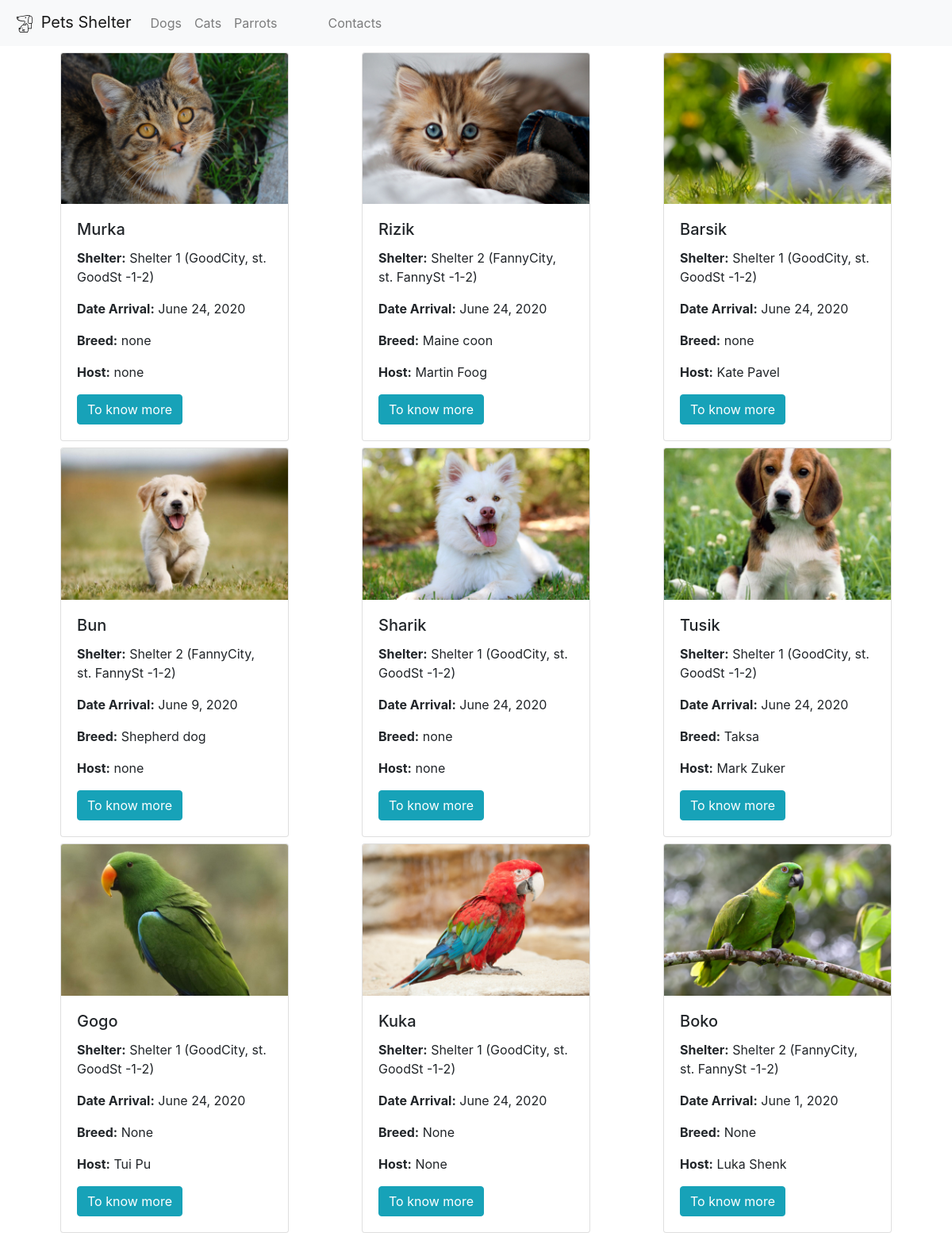
The page / on the database its author committed.
### catalog/models.py (models this page shows, shortened)
class Pets(models.Model):
    TYPES = [
        (1, 'dogs'),
        (2, 'cats'),
        (3, 'parrots'),
    ]
    name = models.TextField()
    type = models.PositiveSmallIntegerField(default=1, choices=TYPES)
    breed = models.TextField(default='')
    datearrival = models.DateField()
    host = models.TextField(default='')
    image = models.ImageField(upload_to='pet_avatars/%Y/%m/%d', blank=True)
    shelter = models.ForeignKey(Shelter, on_delete=models.CASCADE)

class Shelter(models.Model):
    title = models.TextField()
    address = models.TextField()
    def __str__(self):
        return self.title

### catalog/views.py (the view)
# urls.py: path('', index, name='index'),
def index(request):
    template = loader.get_template('catalog.html')
    all_pets=Pets.objects.all()
    data = {"pets": all_pets }
    return HttpResponse(template.render(data))

### catalog/templates/catalog.html
{% extends 'base.html' %}
{% block content %}
<div class="container">
    <div class="row d-flex justify-content-around">
    {% for pet in pets %}
        <div class="card mt-2" style="width: 18rem;">
          <img class="card-img-top" src="{{ pet.image.url }}" alt="Card image cap">
          <div class="card-body">
            <h5 class="card-title">{{ pet.name }}</h5>
              <p class="card-text"><b>Shelter:</b> {{pet.shelter}} ({{pet.shelter.address}})</p>
              <p class="card-text"><b>Date Arrival:</b> {{pet.datearrival}}</p>
              <p class="card-text"><b>Breed:</b> {{pet.breed}}</p>
              <p class="card-text"><b>Host:</b> {{pet.host}}</p>
              <a href="/pet/{{pet.id}}" class="btn btn-info">To know more</a>
          </div>
        </div>
    {% endfor %}
        </div>
</div>
{% endblock %}

### catalog/templates/base.html (shortened to what this page needs)
<!DOCTYPE html>
<html lang="en">
<head>
    <link rel="stylesheet" href="https://stackpath.bootstrapcdn.com/bootstrap/4.5.0/css/bootstrap.min.css">
</head>
<body>
{% load static %}
    <header>
        <nav class="navbar navbar-expand-lg navbar-light bg-light">
          <a class="navbar-brand" href="/index.html">
            <img src='{% static "pets_logo.svg" %}' height="30" alt=""> Pets Shelter
          </a>
          <div class="collapse navbar-collapse" id="navbarSupportedContent">
            <ul class="navbar-nav mr-auto">
              <li class="nav-item">
                <a class="nav-link" href="/dogs">Dogs</a>
              </li>
              <li class="nav-item">
                <a class="nav-link" href="/cats">Cats</a>
              </li>
              <li class="nav-item">
                <a class="nav-link" href="/parrots">Parrots</a>
              </li>
              <li class="nav-item ml-5">
                <a class="nav-link" href="/contacts">Contacts</a>
              </li>
            </ul>
          </div>
        </nav>
    </header>
    <main>
        {% block content %}
        {% endblock %}
    </main>
</body>
</html>

### rows shown on the page
Pets: image (picture), name "Murka", shelter "Shelter 1", shelter.address "GoodCity, st. GoodSt -1-2", datearrival "June 24, 2020", breed "none", host "none"
Pets: image (picture), name "Rizik", shelter "Shelter 2", shelter.address "FannyCity, st. FannySt -1-2", datearrival "June 24, 2020", breed "Maine coon", host "Martin Foog"
Pets: image (picture), name "Barsik", shelter "Shelter 1", shelter.address "GoodCity, st. GoodSt -1-2", datearrival "June 24, 2020", breed "none", host "Kate Pavel"
Pets: image (picture), name "Bun", shelter "Shelter 2", shelter.address "FannyCity, st. FannySt -1-2", datearrival "June 9, 2020", breed "Shepherd dog", host "none"
Pets: image (picture), name "Sharik", shelter "Shelter 1", shelter.address "GoodCity, st. GoodSt -1-2", datearrival "June 24, 2020", breed "none", host "none"
Pets: image (picture), name "Tusik", shelter "Shelter 1", shelter.address "GoodCity, st. GoodSt -1-2", datearrival "June 24, 2020", breed "Taksa", host "Mark Zuker"
Pets: image (picture), name "Gogo", shelter "Shelter 1", shelter.address "GoodCity, st. GoodSt -1-2", datearrival "June 24, 2020", breed "None", host "Tui Pu"
Pets: image (picture), name "Kuka", shelter "Shelter 1", shelter.address "GoodCity, st. GoodSt -1-2", datearrival "June 24, 2020", breed "None", host "None"
Pets: image (picture), name "Boko", shelter "Shelter 2", shelter.address "FannyCity, st. FannySt -1-2", datearrival "June 1, 2020", breed "None", host "Luka Shenk"
